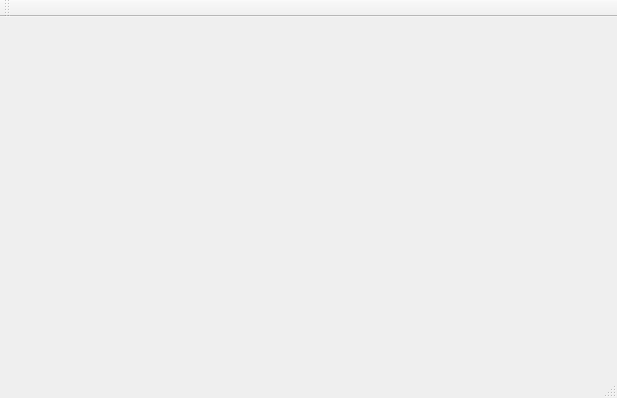
<?xml version="1.0" encoding="UTF-8"?>
<ui version="4.0">
 <class>MainWindow</class>
 <widget class="QMainWindow" name="MainWindow">
  <property name="geometry">
   <rect>
    <x>0</x>
    <y>0</y>
    <width>617</width>
    <height>398</height>
   </rect>
  </property>
  <property name="windowTitle">
   <string>MainWindow</string>
  </property>
  <widget class="QWidget" name="centralWidget">
   <layout class="QGridLayout" name="gridLayout">
    <item row="0" column="0">
     <widget class="QCustomPlot" name="plot" native="true"/>
    </item>
   </layout>
  </widget>
  <widget class="QMenuBar" name="menuBar">
   <property name="geometry">
    <rect>
     <x>0</x>
     <y>0</y>
     <width>617</width>
     <height>20</height>
    </rect>
   </property>
  </widget>
  <widget class="QToolBar" name="mainToolBar">
   <attribute name="toolBarArea">
    <enum>TopToolBarArea</enum>
   </attribute>
   <attribute name="toolBarBreak">
    <bool>false</bool>
   </attribute>
  </widget>
  <widget class="QStatusBar" name="statusBar"/>
 </widget>
 <layoutdefault spacing="6" margin="11"/>
 <customwidgets>
  <customwidget>
   <class>QCustomPlot</class>
   <extends>QWidget</extends>
   <header>qcustomplot.h</header>
   <container>1</container>
  </customwidget>
 </customwidgets>
 <resources/>
 <connections/>
</ui>
